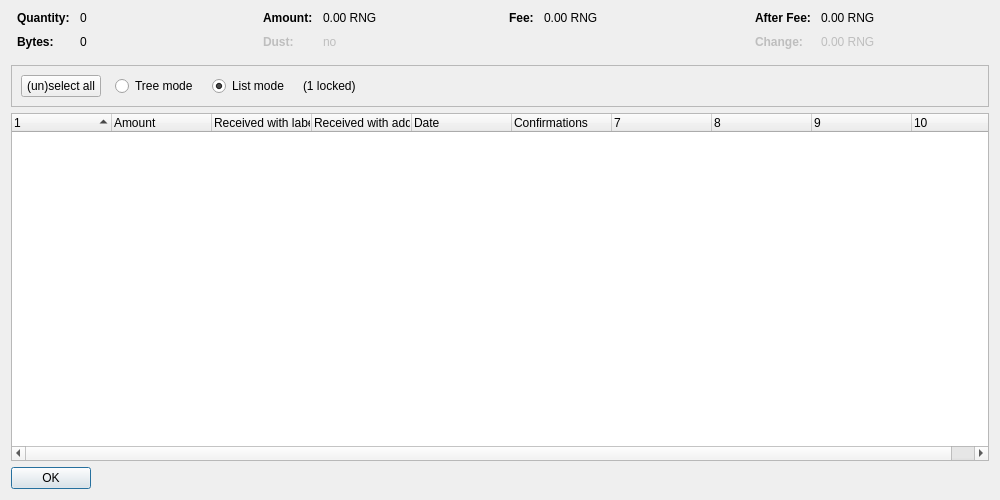
<?xml version="1.0" encoding="UTF-8"?>
<ui version="4.0">
 <class>CoinControlDialog</class>
 <widget class="QDialog" name="CoinControlDialog">
  <property name="geometry">
   <rect>
    <x>0</x>
    <y>0</y>
    <width>1000</width>
    <height>500</height>
   </rect>
  </property>
  <property name="windowTitle">
   <string>Coin Selection</string>
  </property>
  <layout class="QVBoxLayout" name="verticalLayout">
   <item>
    <layout class="QHBoxLayout" name="horizontalLayoutTop" stretch="0,0,0,0">
     <property name="topMargin">
      <number>0</number>
     </property>
     <property name="bottomMargin">
      <number>10</number>
     </property>
     <item>
      <layout class="QFormLayout" name="formLayoutCoinControl1">
       <property name="horizontalSpacing">
        <number>10</number>
       </property>
       <property name="verticalSpacing">
        <number>10</number>
       </property>
       <property name="leftMargin">
        <number>6</number>
       </property>
       <property name="rightMargin">
        <number>6</number>
       </property>
       <item row="0" column="0">
        <widget class="QLabel" name="labelCoinControlQuantityText">
         <property name="font">
          <font>
           <weight>75</weight>
           <bold>true</bold>
          </font>
         </property>
         <property name="text">
          <string>Quantity:</string>
         </property>
        </widget>
       </item>
       <item row="0" column="1">
        <widget class="QLabel" name="labelCoinControlQuantity">
         <property name="cursor">
          <cursorShape>IBeamCursor</cursorShape>
         </property>
         <property name="contextMenuPolicy">
          <enum>Qt::ActionsContextMenu</enum>
         </property>
         <property name="text">
          <string notr="true">0</string>
         </property>
         <property name="textInteractionFlags">
          <set>Qt::LinksAccessibleByMouse|Qt::TextSelectableByKeyboard|Qt::TextSelectableByMouse</set>
         </property>
        </widget>
       </item>
       <item row="1" column="0">
        <widget class="QLabel" name="labelCoinControlBytesText">
         <property name="font">
          <font>
           <weight>75</weight>
           <bold>true</bold>
          </font>
         </property>
         <property name="text">
          <string>Bytes:</string>
         </property>
        </widget>
       </item>
       <item row="1" column="1">
        <widget class="QLabel" name="labelCoinControlBytes">
         <property name="cursor">
          <cursorShape>IBeamCursor</cursorShape>
         </property>
         <property name="contextMenuPolicy">
          <enum>Qt::ActionsContextMenu</enum>
         </property>
         <property name="text">
          <string notr="true">0</string>
         </property>
         <property name="textInteractionFlags">
          <set>Qt::LinksAccessibleByMouse|Qt::TextSelectableByKeyboard|Qt::TextSelectableByMouse</set>
         </property>
        </widget>
       </item>
      </layout>
     </item>
     <item>
      <layout class="QFormLayout" name="formLayoutCoinControl2">
       <property name="horizontalSpacing">
        <number>10</number>
       </property>
       <property name="verticalSpacing">
        <number>10</number>
       </property>
       <property name="leftMargin">
        <number>6</number>
       </property>
       <property name="rightMargin">
        <number>6</number>
       </property>
       <item row="0" column="0">
        <widget class="QLabel" name="labelCoinControlAmountText">
         <property name="font">
          <font>
           <weight>75</weight>
           <bold>true</bold>
          </font>
         </property>
         <property name="text">
          <string>Amount:</string>
         </property>
        </widget>
       </item>
       <item row="0" column="1">
        <widget class="QLabel" name="labelCoinControlAmount">
         <property name="cursor">
          <cursorShape>IBeamCursor</cursorShape>
         </property>
         <property name="contextMenuPolicy">
          <enum>Qt::ActionsContextMenu</enum>
         </property>
         <property name="text">
          <string notr="true">0.00 RNG</string>
         </property>
         <property name="textInteractionFlags">
          <set>Qt::LinksAccessibleByMouse|Qt::TextSelectableByKeyboard|Qt::TextSelectableByMouse</set>
         </property>
        </widget>
       </item>
       <item row="1" column="0">
        <widget class="QLabel" name="labelCoinControlLowOutputText">
         <property name="enabled">
          <bool>false</bool>
         </property>
         <property name="font">
          <font>
           <weight>75</weight>
           <bold>true</bold>
          </font>
         </property>
         <property name="text">
          <string>Dust:</string>
         </property>
        </widget>
       </item>
       <item row="1" column="1">
        <widget class="QLabel" name="labelCoinControlLowOutput">
         <property name="enabled">
          <bool>false</bool>
         </property>
         <property name="cursor">
          <cursorShape>IBeamCursor</cursorShape>
         </property>
         <property name="contextMenuPolicy">
          <enum>Qt::ActionsContextMenu</enum>
         </property>
         <property name="text">
          <string notr="true">no</string>
         </property>
         <property name="textInteractionFlags">
          <set>Qt::LinksAccessibleByMouse|Qt::TextSelectableByKeyboard|Qt::TextSelectableByMouse</set>
         </property>
        </widget>
       </item>
      </layout>
     </item>
     <item>
      <layout class="QFormLayout" name="formLayoutCoinControl3">
       <property name="horizontalSpacing">
        <number>10</number>
       </property>
       <property name="verticalSpacing">
        <number>10</number>
       </property>
       <property name="leftMargin">
        <number>6</number>
       </property>
       <property name="rightMargin">
        <number>6</number>
       </property>
       <item row="0" column="0">
        <widget class="QLabel" name="labelCoinControlFeeText">
         <property name="font">
          <font>
           <weight>75</weight>
           <bold>true</bold>
          </font>
         </property>
         <property name="text">
          <string>Fee:</string>
         </property>
        </widget>
       </item>
       <item row="0" column="1">
        <widget class="QLabel" name="labelCoinControlFee">
         <property name="cursor">
          <cursorShape>IBeamCursor</cursorShape>
         </property>
         <property name="contextMenuPolicy">
          <enum>Qt::ActionsContextMenu</enum>
         </property>
         <property name="text">
          <string notr="true">0.00 RNG</string>
         </property>
         <property name="textInteractionFlags">
          <set>Qt::LinksAccessibleByMouse|Qt::TextSelectableByKeyboard|Qt::TextSelectableByMouse</set>
         </property>
        </widget>
       </item>
      </layout>
     </item>
     <item>
      <layout class="QFormLayout" name="formLayoutCoinControl4">
       <property name="horizontalSpacing">
        <number>10</number>
       </property>
       <property name="verticalSpacing">
        <number>10</number>
       </property>
       <property name="leftMargin">
        <number>6</number>
       </property>
       <property name="rightMargin">
        <number>6</number>
       </property>
       <item row="0" column="0">
        <widget class="QLabel" name="labelCoinControlAfterFeeText">
         <property name="font">
          <font>
           <weight>75</weight>
           <bold>true</bold>
          </font>
         </property>
         <property name="text">
          <string>After Fee:</string>
         </property>
        </widget>
       </item>
       <item row="0" column="1">
        <widget class="QLabel" name="labelCoinControlAfterFee">
         <property name="cursor">
          <cursorShape>IBeamCursor</cursorShape>
         </property>
         <property name="contextMenuPolicy">
          <enum>Qt::ActionsContextMenu</enum>
         </property>
         <property name="text">
          <string notr="true">0.00 RNG</string>
         </property>
         <property name="textInteractionFlags">
          <set>Qt::LinksAccessibleByMouse|Qt::TextSelectableByKeyboard|Qt::TextSelectableByMouse</set>
         </property>
        </widget>
       </item>
       <item row="1" column="0">
        <widget class="QLabel" name="labelCoinControlChangeText">
         <property name="enabled">
          <bool>false</bool>
         </property>
         <property name="font">
          <font>
           <weight>75</weight>
           <bold>true</bold>
          </font>
         </property>
         <property name="text">
          <string>Change:</string>
         </property>
        </widget>
       </item>
       <item row="1" column="1">
        <widget class="QLabel" name="labelCoinControlChange">
         <property name="enabled">
          <bool>false</bool>
         </property>
         <property name="cursor">
          <cursorShape>IBeamCursor</cursorShape>
         </property>
         <property name="contextMenuPolicy">
          <enum>Qt::ActionsContextMenu</enum>
         </property>
         <property name="text">
          <string notr="true">0.00 RNG</string>
         </property>
         <property name="textInteractionFlags">
          <set>Qt::LinksAccessibleByMouse|Qt::TextSelectableByKeyboard|Qt::TextSelectableByMouse</set>
         </property>
        </widget>
       </item>
      </layout>
     </item>
    </layout>
   </item>
   <item>
    <widget class="QFrame" name="frame">
     <property name="minimumSize">
      <size>
       <width>0</width>
       <height>40</height>
      </size>
     </property>
     <property name="frameShape">
      <enum>QFrame::StyledPanel</enum>
     </property>
     <property name="frameShadow">
      <enum>QFrame::Sunken</enum>
     </property>
     <layout class="QHBoxLayout" name="horizontalLayout">
      <item>
       <layout class="QHBoxLayout" name="horizontalLayoutPanel" stretch="0,0,0,0,0">
        <property name="spacing">
         <number>14</number>
        </property>
        <item>
         <widget class="QPushButton" name="pushButtonSelectAll">
          <property name="sizePolicy">
           <sizepolicy hsizetype="Maximum" vsizetype="Fixed">
            <horstretch>0</horstretch>
            <verstretch>0</verstretch>
           </sizepolicy>
          </property>
          <property name="text">
           <string>(un)select all</string>
          </property>
          <property name="autoDefault">
           <bool>false</bool>
          </property>
         </widget>
        </item>
        <item>
         <widget class="QRadioButton" name="radioTreeMode">
          <property name="sizePolicy">
           <sizepolicy hsizetype="Maximum" vsizetype="Fixed">
            <horstretch>0</horstretch>
            <verstretch>0</verstretch>
           </sizepolicy>
          </property>
          <property name="text">
           <string>Tree mode</string>
          </property>
         </widget>
        </item>
        <item>
         <widget class="QRadioButton" name="radioListMode">
          <property name="sizePolicy">
           <sizepolicy hsizetype="Maximum" vsizetype="Fixed">
            <horstretch>0</horstretch>
            <verstretch>0</verstretch>
           </sizepolicy>
          </property>
          <property name="text">
           <string>List mode</string>
          </property>
          <property name="checked">
           <bool>true</bool>
          </property>
         </widget>
        </item>
        <item>
         <widget class="QLabel" name="labelLocked">
          <property name="text">
           <string notr="true">(1 locked)</string>
          </property>
         </widget>
        </item>
        <item>
         <spacer name="horizontalSpacer">
          <property name="orientation">
           <enum>Qt::Horizontal</enum>
          </property>
          <property name="sizeHint" stdset="0">
           <size>
            <width>40</width>
            <height>20</height>
           </size>
          </property>
         </spacer>
        </item>
       </layout>
      </item>
     </layout>
    </widget>
   </item>
   <item>
    <widget class="CoinControlTreeWidget" name="treeWidget">
     <property name="contextMenuPolicy">
      <enum>Qt::CustomContextMenu</enum>
     </property>
     <property name="sortingEnabled">
      <bool>false</bool>
     </property>
     <property name="columnCount">
      <number>10</number>
     </property>
     <attribute name="headerShowSortIndicator" stdset="0">
      <bool>true</bool>
     </attribute>
     <attribute name="headerStretchLastSection">
      <bool>false</bool>
     </attribute>
     <column>
      <property name="text">
       <string/>
      </property>
     </column>
     <column>
      <property name="text">
       <string>Amount</string>
      </property>
     </column>
     <column>
      <property name="text">
       <string>Received with label</string>
      </property>
     </column>
     <column>
      <property name="text">
       <string>Received with address</string>
      </property>
     </column>
     <column>
      <property name="text">
       <string>Date</string>
      </property>
     </column>
     <column>
      <property name="text">
       <string>Confirmations</string>
      </property>
      <property name="toolTip">
       <string>Confirmed</string>
      </property>
     </column>
     <column>
      <property name="text">
       <string/>
      </property>
     </column>
     <column>
      <property name="text">
       <string/>
      </property>
     </column>
     <column>
      <property name="text">
       <string/>
      </property>
     </column>
     <column>
      <property name="text">
       <string/>
      </property>
     </column>
    </widget>
   </item>
   <item>
    <widget class="QDialogButtonBox" name="buttonBox">
     <property name="sizePolicy">
      <sizepolicy hsizetype="Maximum" vsizetype="Fixed">
       <horstretch>0</horstretch>
       <verstretch>0</verstretch>
      </sizepolicy>
     </property>
     <property name="orientation">
      <enum>Qt::Horizontal</enum>
     </property>
     <property name="standardButtons">
      <set>QDialogButtonBox::Ok</set>
     </property>
    </widget>
   </item>
  </layout>
 </widget>
 <customwidgets>
  <customwidget>
   <class>CoinControlTreeWidget</class>
   <extends>QTreeWidget</extends>
   <header>coincontroltreewidget.h</header>
  </customwidget>
 </customwidgets>
 <resources/>
 <connections/>
</ui>
